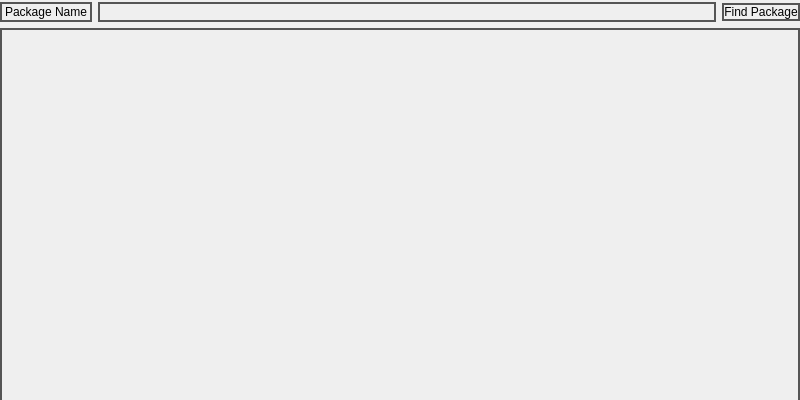
<?xml version="1.0" encoding="UTF-8"?>
<ui version="4.0">
 <class>FindPackage</class>
 <widget class="QDialog" name="FindPackage">
  <property name="geometry">
   <rect>
    <x>0</x>
    <y>0</y>
    <width>800</width>
    <height>400</height>
   </rect>
  </property>
  <property name="sizePolicy">
   <sizepolicy hsizetype="Maximum" vsizetype="Maximum">
    <horstretch>0</horstretch>
    <verstretch>0</verstretch>
   </sizepolicy>
  </property>
  <property name="maximumSize">
   <size>
    <width>2000</width>
    <height>1000</height>
   </size>
  </property>
  <property name="sizeIncrement">
   <size>
    <width>2000</width>
    <height>1000</height>
   </size>
  </property>
  <property name="windowTitle">
   <string>Find Package</string>
  </property>
  <widget class="QWidget" name="layoutWidget">
   <property name="geometry">
    <rect>
     <x>0</x>
     <y>2</y>
     <width>800</width>
     <height>400</height>
    </rect>
   </property>
   <layout class="QVBoxLayout" name="verticalLayout">
    <item>
     <layout class="QHBoxLayout" name="horizontalLayout">
      <item>
       <widget class="QLabel" name="txt">
        <property name="styleSheet">
         <string notr="true">border: 2px solid #555;
font: 6pt &quot;Wide Latin&quot;;
background: transparent;
color: black;
</string>
        </property>
        <property name="text">
         <string>Package Name</string>
        </property>
       </widget>
      </item>
      <item>
       <widget class="QLineEdit" name="txtPackageName">
        <property name="styleSheet">
         <string notr="true">border: 2px solid #555;
font: 9pt &quot;Wide Latin&quot;;
background: transparent;
color: black;
</string>
        </property>
       </widget>
      </item>
      <item>
       <widget class="QPushButton" name="btnFindPackage">
        <property name="styleSheet">
         <string notr="true">border: 2px solid #555;
font: 6pt &quot;Wide Latin&quot;;
background: transparent;
color: black;
</string>
        </property>
        <property name="text">
         <string>Find Package</string>
        </property>
       </widget>
      </item>
     </layout>
    </item>
    <item>
     <widget class="QTableView" name="tableView">
      <property name="styleSheet">
       <string notr="true">border: 2px solid #555;
font: 9pt &quot;Wide Latin&quot;;
background: transparent;
color: black;
</string>
      </property>
     </widget>
    </item>
   </layout>
  </widget>
 </widget>
 <resources/>
 <connections/>
</ui>
